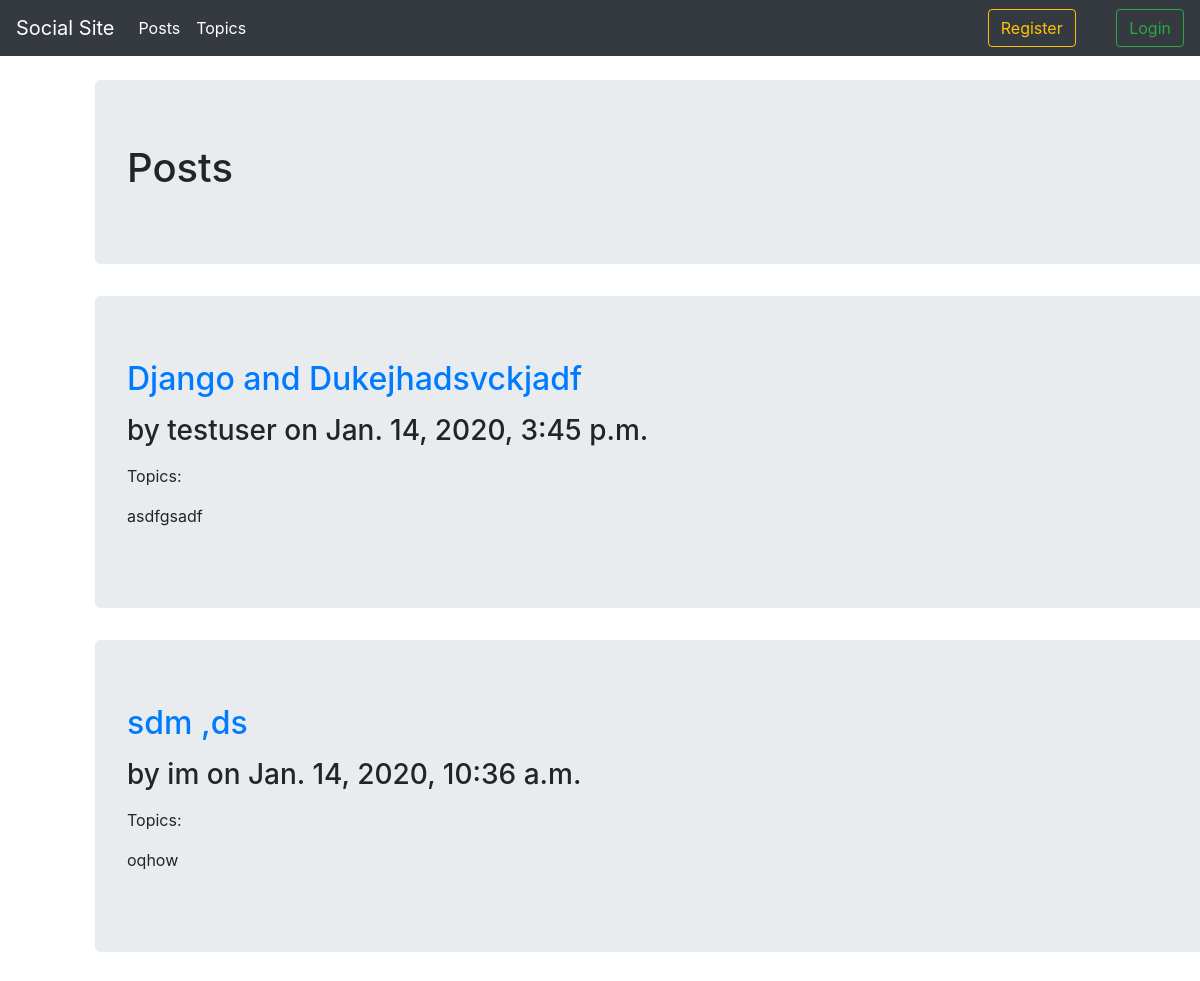
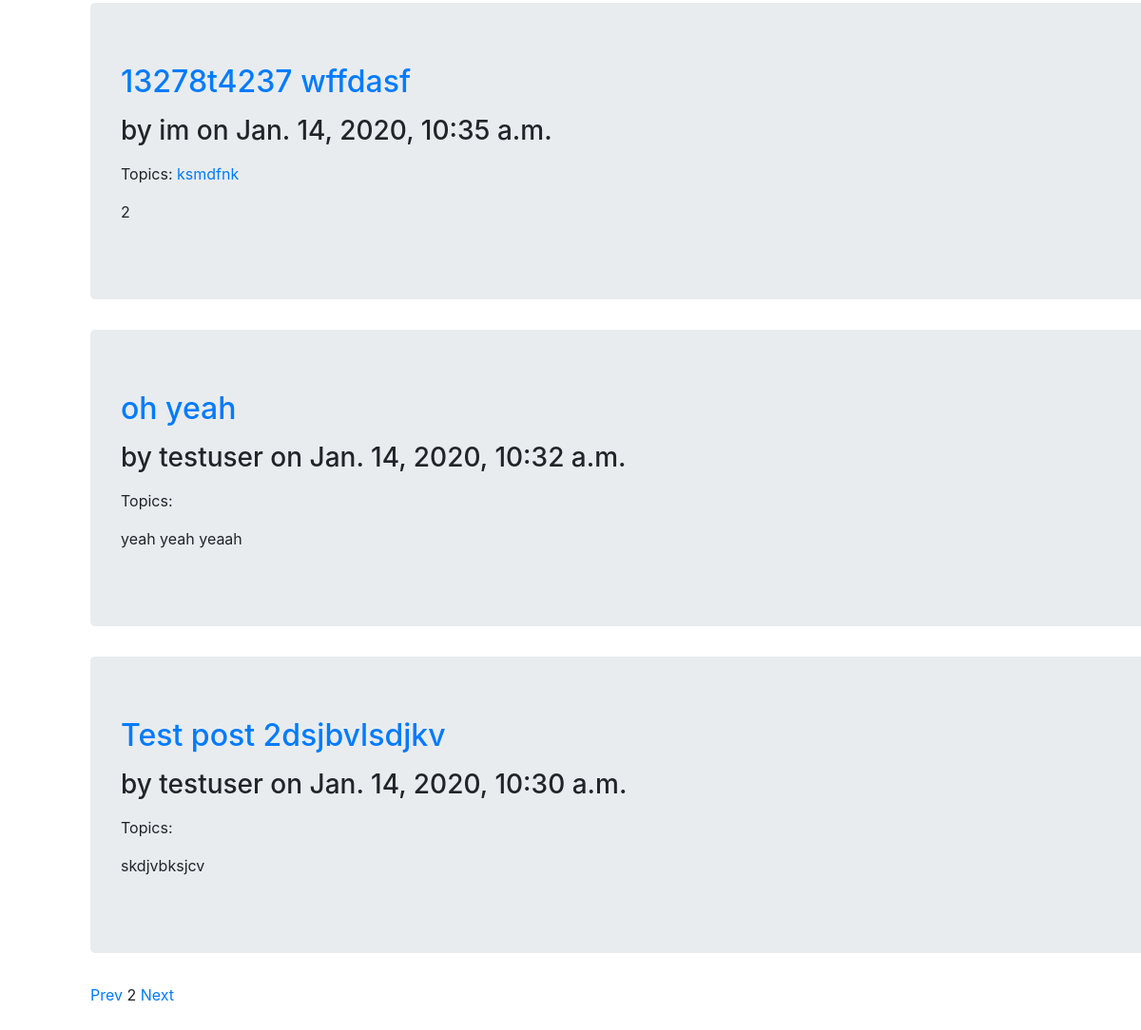
The app's page /posts/?page=2 with its own data (2 pictures, top to bottom).
### posts/models.py (models this page shows, shortened)
class Post(models.Model):
	STATUS_CHOICES = (('draft', 'Draft'), ('published', 'Published'),)
	title = models.CharField(max_length=250)
	slug = models.SlugField(max_length=250, unique=True)
	author = models.ForeignKey(User, on_delete=models.CASCADE, related_name='posts')
	body = models.TextField()
	publish = models.DateTimeField(default=timezone.now)
	created = models.DateTimeField(auto_now_add=True)
	updated = models.DateTimeField(auto_now=True)
	status = models.CharField(max_length=10, choices=STATUS_CHOICES, default='draft')
	objects = models.Manager()
	published = PublishedManager()
	drafts = DraftManager()
	topics = TaggableManager()
	class Meta:
		ordering = ('-publish',)
	def get_absolute_url(self):
		return reverse('posts:post_detail', args=[self.pk, self.slug])

### posts/views.py (the view)
# urls.py: path('', views.posts_home, name='posts_home'),
def posts_home(request, topic_slug=None):
	object_list = Post.published.all()
	topic = None
	if topic_slug:
		topic = get_object_or_404(Tag, slug=topic_slug)
		object_list = object_list.filter(topics__in=[topic])
	paginator = Paginator(object_list, 5)
	page = request.GET.get('page')
	try:
		posts = paginator.page(page)
	except PageNotAnInteger:
		posts = paginator.page(1)
	except EmptyPage:
		posts = paginator.page(paginator.num_pages)
	return render(request, 'posts/posts_home.html', {'posts':posts, 'page': page, 'topic':topic})

### posts/models.py (called while the page is built)
	def get_queryset(self):
		return super(PublishedManager, self).get_queryset().filter(status='published')

### posts/templatetags/posts_tags.py (called while the page is built)
@register.filter(name='markdown')
def markdown_format(text):
	return mark_safe(markdown.markdown(text))

### templates/posts/posts_home.html (shortened to what this page needs)
{%extends 'base.html'%}
{%load posts_tags%}
{%block content%}
<h1>Posts</h1>
{%endblock%}
{%block content_no_jt%}
{%if posts%}
{%for post in posts%}
<div class="jumbotron">
	<a href="{{ post.get_absolute_url }}"><h2>{{post.title}}</h2></a>
<p>
	<h3> by {{post.author}} on {{post.publish}}</h3>
</p>
<p>Topics:
	{%for topic in post.topics.all %}
		<a href="{%url 'posts:posts_by_topic' topic.slug %}">
			{{topic.name}}
		</a>
	{%endfor%}
</p>
{{post.body|markdown|truncatewords_html:10}}
</div>
{%endfor%}
{%include 'posts/pagination.html' with page=posts%}
{%else%}
<p>
	<h3>
		No Posts to show!
	</h3>
</p>
{%endif%}
{%endblock%}

### records on screen
Post: title "Django and Dukejhadsvckjadf", author "testuser", publish "Jan. 14, 2020, 3:45 p.m.", body "asdfgsadf"
Post: title "sdm ,ds", author "im", publish "Jan. 14, 2020, 10:36 a.m.", body "oqhow"
Post: title "13278t4237 wffdasf", author "im", publish "Jan. 14, 2020, 10:35 a.m.", body "2"
Tag: name "ksmdfnk"
Post: title "oh yeah", author "testuser", publish "Jan. 14, 2020, 10:32 a.m.", body "yeah yeah yeaah"
Post: title "Test post 2dsjbvlsdjkv", author "testuser", publish "Jan. 14, 2020, 10:30 a.m.", body "skdjvbksjcv"

### other values on screen
{{ page.number }} "2"
